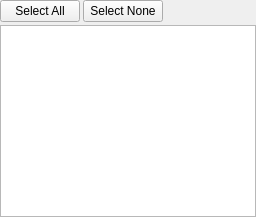
     <widget class="QWidget" name="pageContents">
      <attribute name="title">
       <string>Content</string>
      </attribute>
      <layout class="QVBoxLayout" name="verticalLayout_3">
       <property name="spacing">
        <number>3</number>
       </property>
       <property name="leftMargin">
        <number>0</number>
       </property>
       <property name="topMargin">
        <number>0</number>
       </property>
       <property name="rightMargin">
        <number>0</number>
       </property>
       <property name="bottomMargin">
        <number>0</number>
       </property>
       <item>
        <layout class="QHBoxLayout" name="contentFilterLayout">
         <item>
          <widget class="QPushButton" name="selectAllButton">
           <property name="text">
            <string>Select All</string>
           </property>
          </widget>
         </item>
         <item>
          <widget class="QPushButton" name="selectNoneButton">
           <property name="text">
            <string>Select None</string>
           </property>
          </widget>
         </item>
         <item>
          <spacer name="horizontalSpacer">
           <property name="orientation">
            <enum>Qt::Orientation::Horizontal</enum>
           </property>
           <property name="sizeHint" stdset="0">
            <size>
             <width>40</width>
             <height>20</height>
            </size>
           </property>
          </spacer>
         </item>
        </layout>
       </item>
       <item>
        <widget class="TorrentContentWidget" name="filesList">
         <property name="contextMenuPolicy">
          <enum>Qt::ContextMenuPolicy::CustomContextMenu</enum>
         </property>
         <property name="editTriggers">
          <set>QAbstractItemView::EditTrigger::AllEditTriggers</set>
         </property>
         <property name="selectionMode">
          <enum>QAbstractItemView::SelectionMode::ExtendedSelection</enum>
         </property>
         <property name="allColumnsShowFocus">
          <bool>true</bool>
         </property>
        </widget>
       </item>
      </layout>
     </widget>
